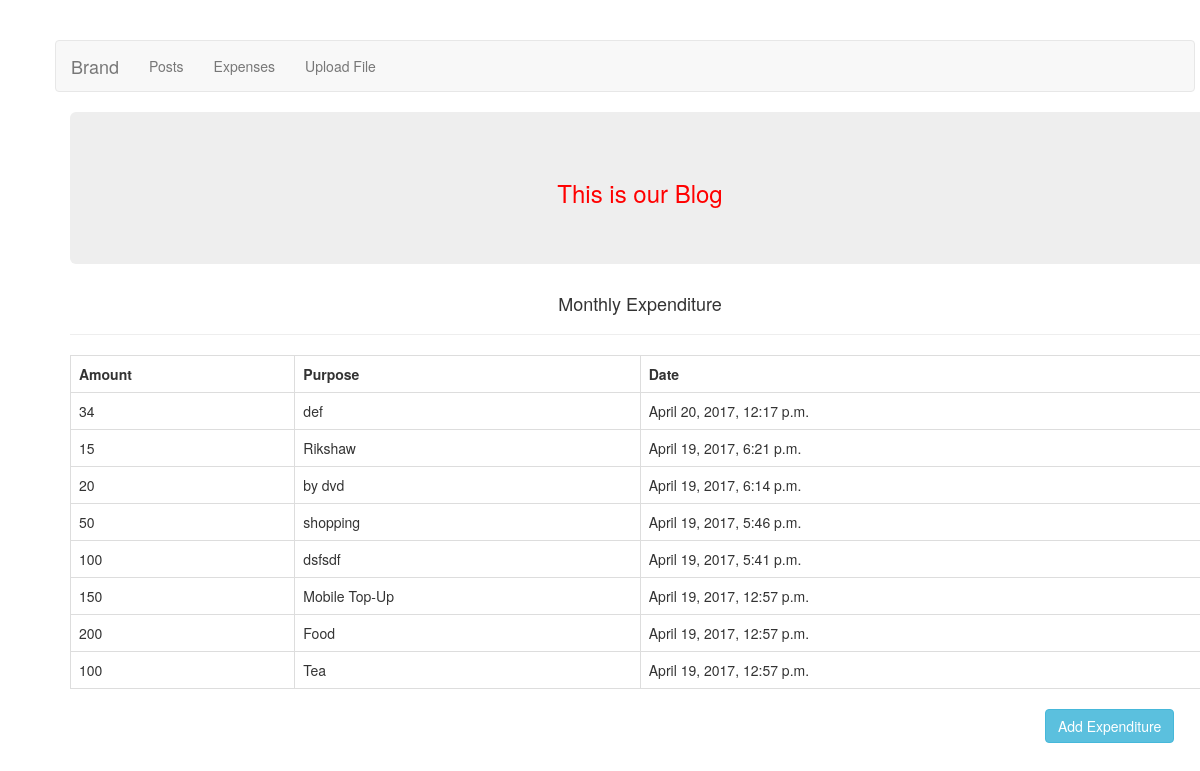
The page /cost/list/ on the database its author committed.
### cost_management/models.py (models this page shows, shortened)
class Expenses(models.Model):
    amount=models.IntegerField()
    purpose=models.CharField(max_length=250)
    date=models.DateTimeField(auto_now_add=True)

### cost_management/views.py (the view)
def costs(request):
    expenses = Expenses.objects.all().order_by('-date')
    context = {
        'expenses' : expenses
    }
    return render(request,'costs/list.html',context)

### templates/costs/list.html
{% extends 'base.html' %}
{% block content %}
    <h4 class="heading">Monthly Expenditure</h4>
    <hr>
        <table class="table table-bordered table-hover">
            <tr>
                <th>Amount</th>
                <th>Purpose</th>
                <th>Date</th>
            </tr>
        {% for expense in expenses %}
            <tr>
                <td>{{ expense.amount }}</td>
                <td>{{ expense.purpose}}</td>
                <td>{{ expense.date}}</td>
            </tr>
    {% endfor %}
        </table>
    <div class="row">
        <div class="col-sm-offset-10 col-sm-2">
            <a href="{% url 'add-cost' %}">
                <button class="btn btn-info">
                    Add Expenditure
                </button>
            </a>
        </div>
    </div>
{% endblock %}

### static/css/style.css (style rules this page uses)
body { margin: 20px !important; padding:20px }
.heading { text-align: center; }

### rows shown on the page
Expenses: amount "34", purpose "def", date "April 20, 2017, 12:17 p.m."
Expenses: amount "15", purpose "Rikshaw", date "April 19, 2017, 6:21 p.m."
Expenses: amount "20", purpose "by dvd", date "April 19, 2017, 6:14 p.m."
Expenses: amount "50", purpose "shopping", date "April 19, 2017, 5:46 p.m."
Expenses: amount "100", purpose "dsfsdf", date "April 19, 2017, 5:41 p.m."
Expenses: amount "150", purpose "Mobile Top-Up", date "April 19, 2017, 12:57 p.m."
Expenses: amount "200", purpose "Food", date "April 19, 2017, 12:57 p.m."
Expenses: amount "100", purpose "Tea", date "April 19, 2017, 12:57 p.m."
